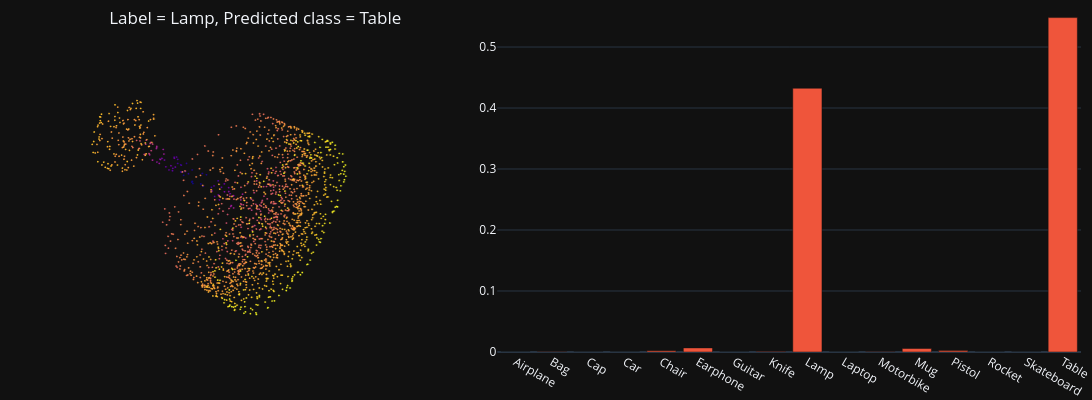

Notebook cell for this chart:
### Code cell
found_mistake = False
for i in range(100):# Random test sample
    test_sample = test_set[np.random.choice(np.arange(len(test_set)))]
    batch_dict = collate_fn([test_sample])
    x = batch_dict['points'].transpose(1, 2).to(device)

    # Get model predictions
    model_preds, _, _ = classifier(x)
    predicted_class = torch.argmax(model_preds, axis=1).detach().cpu().numpy()[0]
    gt_class = test_sample['class_id']

    predicted_class_name = class_id_name_map[predicted_class]
    pred_class_probs = F.softmax(model_preds.flatten(), dim=None).detach().cpu().numpy()

    if gt_class != predicted_class:
        found_mistake = True
        break
if found_mistake:
    plot_pcd_pred(test_sample, predicted_class_name, pred_class_probs)
else:
    print("Couldn't find any mistake")

### Figure 1 — Plotly figure (JSON) as saved in the notebook; plotly's stock layout.template omitted (floating-point values rounded to 4 significant figures; data arrays with more than 128 entries replaced by an {"elided": "..."} marker saying what was removed)
{"data": [{"hoverinfo": "skip", "marker": {"color": {"elided": "2500 float values"}, "opacity": 1, "size": 1}, "mode": "markers", "scene": "scene", "showlegend": false, "type": "scatter3d", "x": {"elided": "2500 float values"}, "y": {"elided": "2500 float values"}, "z": {"elided": "2500 float values"}}, {"showlegend": false, "type": "bar", "x": ["Airplane", "Bag", "Cap", "Car", "Chair", "Earphone", "Guitar", "Knife", "Lamp", "Laptop", "Motorbike", "Mug", "Pistol", "Rocket", "Skateboard", "Table"], "xaxis": "x", "y": [5.796e-05, 0.0005876, 0.0001161, 7.386e-05, 0.00217, 0.00673, 0.0001555, 0.0006861, 0.4324, 7.553e-05, 0.0004823, 0.005683, 0.002301, 0.0001535, 0.000115, 0.5482], "yaxis": "y"}], "layout": {"height": 400, "margin": {"b": 0, "l": 0, "r": 0, "t": 0}, "scene": {"aspectmode": "data", "domain": {"x": [0, 0.36], "y": [0, 1]}, "xaxis": {"visible": false}, "yaxis": {"visible": false}, "zaxis": {"visible": false}}, "title": {"text": "Label = Lamp, Predicted class = Table", "x": 0.1, "y": 0.97}, "width": 1200, "xaxis": {"anchor": "y", "domain": [0.46, 1]}, "yaxis": {"anchor": "x", "domain": [0, 1]}}}
